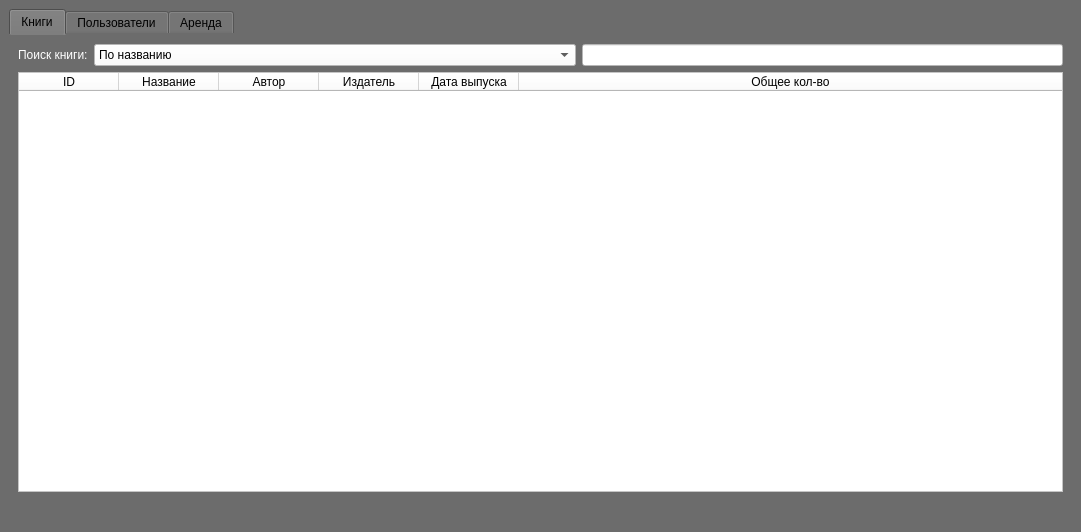
<?xml version="1.0" encoding="UTF-8"?>
<ui version="4.0">
 <class>MainWindow</class>
 <widget class="QMainWindow" name="MainWindow">
  <property name="geometry">
   <rect>
    <x>0</x>
    <y>0</y>
    <width>1081</width>
    <height>532</height>
   </rect>
  </property>
  <property name="windowTitle">
   <string>Библиотека</string>
  </property>
  <property name="windowIcon">
   <iconset>
    <normaloff>../../Downloads/png-transparent-book-cartoon-drawing-book-comic-book-rectangle-cartoon.ico</normaloff>../../Downloads/png-transparent-book-cartoon-drawing-book-comic-book-rectangle-cartoon.ico</iconset>
  </property>
  <property name="styleSheet">
   <string notr="true">background-color: rgb(108, 108, 108);</string>
  </property>
  <widget class="QWidget" name="centralwidget">
   <layout class="QGridLayout" name="gridLayout">
    <item row="0" column="0">
     <widget class="QTabWidget" name="MainTab">
      <property name="styleSheet">
       <string notr="true">border-color: rgb(113, 113, 113);</string>
      </property>
      <property name="currentIndex">
       <number>0</number>
      </property>
      <widget class="QWidget" name="book_tab">
       <attribute name="title">
        <string>Книги</string>
       </attribute>
       <layout class="QVBoxLayout" name="verticalLayout_2">
        <item>
         <layout class="QHBoxLayout" name="horizontalLayout_4">
          <item>
           <widget class="QLabel" name="label_3">
            <property name="styleSheet">
             <string notr="true">color: rgb(255, 255, 255);
font: 75 8pt &quot;MS Shell Dlg 2&quot;;</string>
            </property>
            <property name="text">
             <string>Поиск книги:</string>
            </property>
           </widget>
          </item>
          <item>
           <widget class="QComboBox" name="book_comboBox">
            <property name="sizePolicy">
             <sizepolicy hsizetype="Expanding" vsizetype="Fixed">
              <horstretch>0</horstretch>
              <verstretch>0</verstretch>
             </sizepolicy>
            </property>
            <property name="styleSheet">
             <string notr="true">color: rgb(0, 0, 0);
background-color: rgb(255, 255, 255);</string>
            </property>
            <item>
             <property name="text">
              <string>По названию</string>
             </property>
            </item>
            <item>
             <property name="text">
              <string>По дате</string>
             </property>
            </item>
            <item>
             <property name="text">
              <string>По издателю</string>
             </property>
            </item>
           </widget>
          </item>
          <item>
           <widget class="QLineEdit" name="book_searchLine">
            <property name="styleSheet">
             <string notr="true">background-color: rgb(255, 255, 255);
color: rgb(0, 0, 0);</string>
            </property>
           </widget>
          </item>
         </layout>
        </item>
        <item>
         <widget class="QTableWidget" name="books_table">
          <property name="styleSheet">
           <string notr="true">background-color: rgb(255, 255, 255);</string>
          </property>
          <property name="editTriggers">
           <set>QAbstractItemView::NoEditTriggers</set>
          </property>
          <property name="selectionMode">
           <enum>QAbstractItemView::SingleSelection</enum>
          </property>
          <property name="sortingEnabled">
           <bool>true</bool>
          </property>
          <attribute name="horizontalHeaderMinimumSectionSize">
           <number>20</number>
          </attribute>
          <attribute name="horizontalHeaderShowSortIndicator" stdset="0">
           <bool>true</bool>
          </attribute>
          <attribute name="horizontalHeaderStretchLastSection">
           <bool>true</bool>
          </attribute>
          <attribute name="verticalHeaderDefaultSectionSize">
           <number>20</number>
          </attribute>
          <attribute name="verticalHeaderMinimumSectionSize">
           <number>20</number>
          </attribute>
          <attribute name="verticalHeaderShowSortIndicator" stdset="0">
           <bool>false</bool>
          </attribute>
          <attribute name="verticalHeaderStretchLastSection">
           <bool>false</bool>
          </attribute>
          <column>
           <property name="text">
            <string>ID</string>
           </property>
          </column>
          <column>
           <property name="text">
            <string>Название</string>
           </property>
          </column>
          <column>
           <property name="text">
            <string>Автор</string>
           </property>
          </column>
          <column>
           <property name="text">
            <string>Издатель</string>
           </property>
          </column>
          <column>
           <property name="text">
            <string>Дата выпуска</string>
           </property>
          </column>
          <column>
           <property name="text">
            <string>Общее кол-во</string>
           </property>
          </column>
         </widget>
        </item>
       </layout>
      </widget>
      <widget class="QWidget" name="user_tab">
       <attribute name="title">
        <string>Пользователи</string>
       </attribute>
       <layout class="QGridLayout" name="gridLayout_2">
        <item row="1" column="7">
         <widget class="QPushButton" name="add_new_user_button">
          <property name="styleSheet">
           <string notr="true">background-color: rgb(255, 255, 255);</string>
          </property>
          <property name="text">
           <string>Добавить</string>
          </property>
         </widget>
        </item>
        <item row="1" column="2">
         <widget class="QLineEdit" name="user_FIO_1">
          <property name="maximumSize">
           <size>
            <width>16777215</width>
            <height>16777215</height>
           </size>
          </property>
          <property name="styleSheet">
           <string notr="true">background-color: rgb(255, 255, 255);
color: rgb(0, 0, 0);</string>
          </property>
         </widget>
        </item>
        <item row="0" column="0" rowspan="2">
         <widget class="QLabel" name="label_4">
          <property name="styleSheet">
           <string notr="true">font: 75 8pt &quot;MS Shell Dlg 2&quot;;
color: rgb(255, 255, 255);</string>
          </property>
          <property name="text">
           <string>ФИО:</string>
          </property>
         </widget>
        </item>
        <item row="1" column="6">
         <widget class="QLineEdit" name="user_phone_1">
          <property name="styleSheet">
           <string notr="true">color: rgb(0, 0, 0);
background-color: rgb(255, 255, 255);</string>
          </property>
         </widget>
        </item>
        <item row="2" column="0" colspan="9">
         <widget class="QTableWidget" name="users_table">
          <property name="styleSheet">
           <string notr="true">background-color: rgb(255, 255, 255);</string>
          </property>
          <property name="editTriggers">
           <set>QAbstractItemView::NoEditTriggers</set>
          </property>
          <property name="sortingEnabled">
           <bool>true</bool>
          </property>
          <attribute name="horizontalHeaderDefaultSectionSize">
           <number>90</number>
          </attribute>
          <attribute name="horizontalHeaderMinimumSectionSize">
           <number>50</number>
          </attribute>
          <attribute name="horizontalHeaderShowSortIndicator" stdset="0">
           <bool>true</bool>
          </attribute>
          <attribute name="horizontalHeaderStretchLastSection">
           <bool>true</bool>
          </attribute>
          <attribute name="verticalHeaderDefaultSectionSize">
           <number>20</number>
          </attribute>
          <attribute name="verticalHeaderMinimumSectionSize">
           <number>20</number>
          </attribute>
          <attribute name="verticalHeaderShowSortIndicator" stdset="0">
           <bool>false</bool>
          </attribute>
          <attribute name="verticalHeaderStretchLastSection">
           <bool>false</bool>
          </attribute>
          <column>
           <property name="text">
            <string>ID</string>
           </property>
          </column>
          <column>
           <property name="text">
            <string>ФИО</string>
           </property>
          </column>
          <column>
           <property name="text">
            <string>Номер телефона</string>
           </property>
          </column>
          <column>
           <property name="text">
            <string>Карта</string>
           </property>
          </column>
         </widget>
        </item>
        <item row="0" column="1" rowspan="2" colspan="2">
         <widget class="Line" name="line_2">
          <property name="orientation">
           <enum>Qt::Vertical</enum>
          </property>
         </widget>
        </item>
        <item row="1" column="3">
         <widget class="QLabel" name="label_5">
          <property name="styleSheet">
           <string notr="true">color: rgb(255, 255, 255);
font: 75 8pt &quot;MS Shell Dlg 2&quot;;</string>
          </property>
          <property name="text">
           <string>Номер карты:</string>
          </property>
         </widget>
        </item>
        <item row="1" column="8">
         <widget class="QPushButton" name="del_user_button">
          <property name="styleSheet">
           <string notr="true">background-color: rgb(255, 255, 255);</string>
          </property>
          <property name="text">
           <string>Убрать</string>
          </property>
         </widget>
        </item>
        <item row="1" column="4">
         <widget class="QLineEdit" name="user_card_1">
          <property name="maximumSize">
           <size>
            <width>200</width>
            <height>16777215</height>
           </size>
          </property>
          <property name="styleSheet">
           <string notr="true">color: rgb(0, 0, 0);
background-color: rgb(255, 255, 255);</string>
          </property>
         </widget>
        </item>
        <item row="1" column="5">
         <widget class="QLabel" name="label_6">
          <property name="styleSheet">
           <string notr="true">color: rgb(255, 255, 255);
font: 75 8pt &quot;MS Shell Dlg 2&quot;;</string>
          </property>
          <property name="text">
           <string>Номер телефона:</string>
          </property>
         </widget>
        </item>
       </layout>
      </widget>
      <widget class="QWidget" name="rent_tab">
       <attribute name="title">
        <string>Аренда</string>
       </attribute>
       <layout class="QVBoxLayout" name="verticalLayout_3">
        <item>
         <layout class="QHBoxLayout" name="horizontalLayout_3">
          <item>
           <widget class="QLabel" name="label">
            <property name="styleSheet">
             <string notr="true">font: 75 8pt &quot;MS Shell Dlg 2&quot;;
color: rgb(255, 255, 255);</string>
            </property>
            <property name="text">
             <string>Пользователь:</string>
            </property>
           </widget>
          </item>
          <item>
           <widget class="QLineEdit" name="user_Line1">
            <property name="styleSheet">
             <string notr="true">color: rgb(0, 0, 0);
background-color: rgb(255, 255, 255);</string>
            </property>
           </widget>
          </item>
          <item>
           <widget class="QToolButton" name="open_user_btn">
            <property name="styleSheet">
             <string notr="true">background-color: rgb(255, 255, 255);</string>
            </property>
            <property name="text">
             <string>...</string>
            </property>
           </widget>
          </item>
          <item>
           <widget class="Line" name="line">
            <property name="orientation">
             <enum>Qt::Vertical</enum>
            </property>
           </widget>
          </item>
          <item>
           <widget class="QLabel" name="label_2">
            <property name="styleSheet">
             <string notr="true">font: 75 8pt &quot;MS Shell Dlg 2&quot;;
color: rgb(255, 255, 255);</string>
            </property>
            <property name="text">
             <string>Книга:</string>
            </property>
           </widget>
          </item>
          <item>
           <widget class="QLineEdit" name="book_Line1">
            <property name="styleSheet">
             <string notr="true">background-color: rgb(255, 255, 255);
color: rgb(0, 0, 0);</string>
            </property>
           </widget>
          </item>
          <item>
           <widget class="QToolButton" name="open_book_btn">
            <property name="styleSheet">
             <string notr="true">background-color: rgb(255, 255, 255);</string>
            </property>
            <property name="text">
             <string>...</string>
            </property>
           </widget>
          </item>
          <item>
           <widget class="QPushButton" name="add_new_rent_button">
            <property name="styleSheet">
             <string notr="true">background-color: rgb(255, 255, 255);</string>
            </property>
            <property name="text">
             <string>Добавить в аренду</string>
            </property>
           </widget>
          </item>
          <item>
           <widget class="QPushButton" name="del_rent_button">
            <property name="styleSheet">
             <string notr="true">background-color: rgb(255, 255, 255);</string>
            </property>
            <property name="text">
             <string>Убрать аренду</string>
            </property>
           </widget>
          </item>
         </layout>
        </item>
        <item>
         <widget class="QTableWidget" name="rent_table">
          <property name="styleSheet">
           <string notr="true">background-color: rgb(255, 255, 255);</string>
          </property>
          <property name="editTriggers">
           <set>QAbstractItemView::NoEditTriggers</set>
          </property>
          <property name="sortingEnabled">
           <bool>true</bool>
          </property>
          <attribute name="horizontalHeaderCascadingSectionResizes">
           <bool>false</bool>
          </attribute>
          <attribute name="horizontalHeaderDefaultSectionSize">
           <number>100</number>
          </attribute>
          <attribute name="horizontalHeaderMinimumSectionSize">
           <number>10</number>
          </attribute>
          <attribute name="horizontalHeaderShowSortIndicator" stdset="0">
           <bool>true</bool>
          </attribute>
          <attribute name="horizontalHeaderStretchLastSection">
           <bool>true</bool>
          </attribute>
          <attribute name="verticalHeaderDefaultSectionSize">
           <number>20</number>
          </attribute>
          <attribute name="verticalHeaderMinimumSectionSize">
           <number>20</number>
          </attribute>
          <attribute name="verticalHeaderShowSortIndicator" stdset="0">
           <bool>false</bool>
          </attribute>
          <attribute name="verticalHeaderStretchLastSection">
           <bool>false</bool>
          </attribute>
          <column>
           <property name="text">
            <string>ID</string>
           </property>
          </column>
          <column>
           <property name="text">
            <string>ФИО клиента</string>
           </property>
          </column>
          <column>
           <property name="text">
            <string>Номер телефона</string>
           </property>
          </column>
          <column>
           <property name="text">
            <string>Арендованная книга</string>
           </property>
          </column>
          <column>
           <property name="text">
            <string>Дата аренды</string>
           </property>
          </column>
         </widget>
        </item>
       </layout>
      </widget>
     </widget>
    </item>
   </layout>
  </widget>
  <widget class="QStatusBar" name="statusbar"/>
 </widget>
 <resources/>
 <connections/>
</ui>
